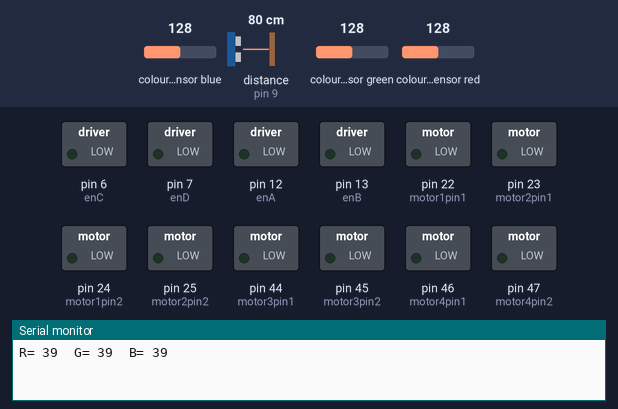
A sketch run on a simulated Arduino Mega 2560, built with avr-gcc and run on an emulated ATmega2560. Shown: switched loads named in the sketch (green lamp = pin HIGH), the last lines printed to the serial monitor. Wiring (inferred from the names in the program): ultrasonic range finder: trigger pin 10; echo pin 9; TCS3200 colour sensor: output pin 5; S2 pin 3; S3 pin 4; S1 pin 2. The inputs (shaded band) are chosen by the test bench; at power-on: distance to the obstacle (sensor on pin 9) 80 cm, colour sensor blue 128, colour sensor green 128, colour sensor red 128. The echo pulse lasts 58.3 µs per cm; pins used as bus, display or sensor lines are not drawn.

Above: at 0.1 s.
At 1.2 s:
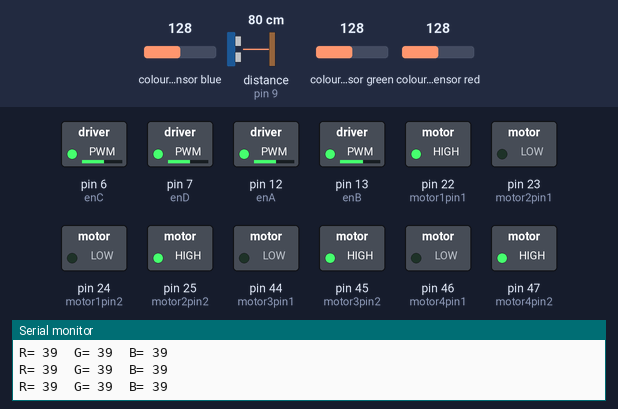
1.3 s: distance to the obstacle (sensor on pin 9) set to 17 cm
4.3 s: distance to the obstacle (sensor on pin 9) set to 13 cm
At 5.0 s:
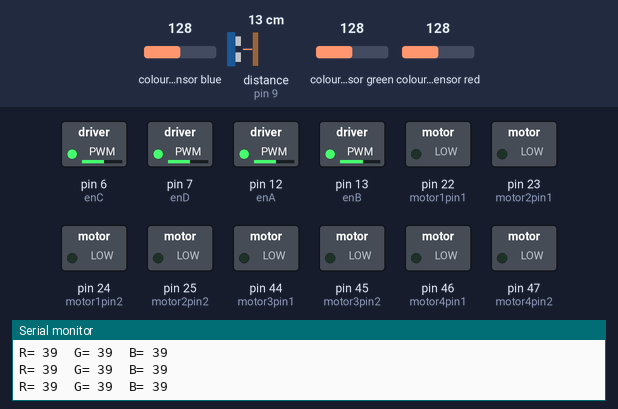
Timing chart, 0 to 7.3 s (numbered marks = the images above; inputs shaded):
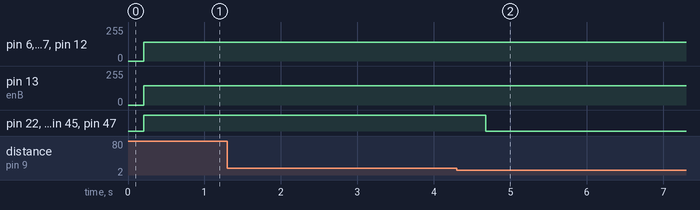

The sketch:

driver_motor.ino
```cpp
// Motors
int motor1pin1 = 22;
int motor1pin2 = 24;
int enA = 12;

int motor2pin1 = 23;
int motor2pin2 = 25;
int enB = 13;

int motor3pin1 = 44;
int motor3pin2 = 45;
int enC = 6;

int motor4pin1 = 46;
int motor4pin2 = 47;
int enD = 7;


// Ultra Sound
#define echoPin 9
#define trigPin 10
long duration; // variable for the duration of sound wave travel
int distance;


// Color Sensor
#define S0 1
#define S1 2
#define S2 3
#define S3 4
#define sensorOut 5
int frequencyRed = 0;
int frequencyGreen = 0;
int frequencyBlue = 0;

bool a = false;

// This function lets you control speed of the motors
void speedControl() {
  // Turn on motors
  int i = 140;
  int l = 140;
  analogWrite(enA, i);
  analogWrite(enB, 145);
  analogWrite(enC, i);
  analogWrite(enD, i);

}
void speedControl2() {
  // Turn on motors
  int i = 140;
  int l = 140;
  analogWrite(enA, i);
  analogWrite(enB, 165);
  analogWrite(enC, i);
  analogWrite(enD, i);

}
void stopMovement(){
  digitalWrite(motor1pin1, LOW);
  digitalWrite(motor1pin2, LOW);
  digitalWrite(motor2pin2, LOW);
  digitalWrite(motor2pin1, LOW);
  digitalWrite(motor3pin1, LOW);
  digitalWrite(motor3pin2, LOW);
  digitalWrite(motor4pin2, LOW);
  digitalWrite(motor4pin1, LOW);
}

void driveLeft(){
  digitalWrite(motor1pin1, LOW);
  digitalWrite(motor1pin2, HIGH);
  digitalWrite(motor2pin2, HIGH);
  digitalWrite(motor2pin1, LOW);
  digitalWrite(motor3pin1, LOW);
  digitalWrite(motor3pin2, HIGH);
  digitalWrite(motor4pin2, LOW);
  digitalWrite(motor4pin1, HIGH);
  speedControl2();
}

void driveRight() {
  digitalWrite(motor1pin1, HIGH);
  digitalWrite(motor1pin2, LOW);
  digitalWrite(motor2pin2, LOW);
  digitalWrite(motor2pin1, HIGH);
  digitalWrite(motor3pin1, HIGH);
  digitalWrite(motor3pin2, LOW);
  digitalWrite(motor4pin2, HIGH);
  digitalWrite(motor4pin1, LOW);
  speedControl2();
}

void driveBackward(){
  digitalWrite(motor1pin1, LOW);
  digitalWrite(motor1pin2, HIGH);
  digitalWrite(motor2pin2, LOW);
  digitalWrite(motor2pin1, HIGH);
  digitalWrite(motor3pin1, HIGH);
  digitalWrite(motor3pin2, LOW);
  digitalWrite(motor4pin2, LOW);
  digitalWrite(motor4pin1, HIGH);
  speedControl();
}


void driveForward(){
  digitalWrite(motor1pin1, HIGH);
  digitalWrite(motor1pin2, LOW);
  digitalWrite(motor2pin2, HIGH);
  digitalWrite(motor2pin1, LOW);
  digitalWrite(motor3pin1, LOW);
  digitalWrite(motor3pin2, HIGH);
  digitalWrite(motor4pin2, HIGH);
  digitalWrite(motor4pin1, LOW);
  speedControl();
}


void setup() {
  // put your setup code here, to run once:
  pinMode(motor1pin1, OUTPUT);
  pinMode(motor1pin2, OUTPUT);
  pinMode(enA, OUTPUT);
  pinMode(motor2pin1, OUTPUT);
  pinMode(motor2pin2, OUTPUT);
  pinMode(enB, OUTPUT);
  pinMode(motor3pin1, OUTPUT);
  pinMode(motor3pin2, OUTPUT);
  pinMode(enC, OUTPUT);
  pinMode(motor4pin1, OUTPUT);
  pinMode(motor4pin2, OUTPUT);
  pinMode(enD, OUTPUT);

  // Ultra Sound
  pinMode(trigPin, OUTPUT); // Sets the trigPin as an OUTPUT
  pinMode(echoPin, INPUT); // Sets the echoPin as an INPUT
  Serial.begin(9600);

  // Color Sensor
  pinMode(S0, OUTPUT);
  pinMode(S1, OUTPUT);
  pinMode(S2, OUTPUT);
  pinMode(S3, OUTPUT);
  pinMode(sensorOut, INPUT);

  // Setting frequency-scaling to 20%
  digitalWrite(S0,HIGH);
  digitalWrite(S1,LOW);
}

int getColor(){
  // Setting red filtered photodiodes to be read
  digitalWrite(S2,LOW);
  digitalWrite(S3,LOW);
  // Reading the output frequency
  frequencyRed = pulseIn(sensorOut, LOW);
  // Printing the value on the serial monitor
  Serial.print("R= ");//printing name
  Serial.print(frequencyRed);//printing RED color frequency
  Serial.print("  ");
  delay(100);
  // Setting Green filtered photodiodes to be read
  digitalWrite(S2,HIGH);
  digitalWrite(S3,HIGH);
  // Reading the output frequency
  frequencyGreen = pulseIn(sensorOut, LOW);
  // Printing the value on the serial monitor
  Serial.print("G= ");//printing name
  Serial.print(frequencyGreen);//printing RED color frequency
  Serial.print("  ");
  delay(100);
  // Setting Blue filtered photodiodes to be read
  digitalWrite(S2,LOW);
  digitalWrite(S3,HIGH);
  // Reading the output frequency
  frequencyBlue = pulseIn(sensorOut, LOW);
  // Printing the value on the serial monitor
  Serial.print("B= ");//printing name
  Serial.print(frequencyBlue);//printing RED color frequency
  Serial.println("  ");


  // 0 = blue  1 = red   2 = green
  if(frequencyBlue < frequencyRed && frequencyBlue < frequencyGreen)
    return 0;
  else if(frequencyRed < frequencyBlue && frequencyRed < frequencyGreen)
    return 1;
  else
    return 2;

}
void loop() {

  // Clears the trigPin condition
  digitalWrite(trigPin, LOW);
  delayMicroseconds(2);
  // Sets the trigPin HIGH (ACTIVE) for 10 microseconds
  digitalWrite(trigPin, HIGH);
  delayMicroseconds(10);
  digitalWrite(trigPin, LOW);
  // Reads the echoPin, returns the sound wave travel time in microseconds

  duration = pulseIn(echoPin, HIGH);
  // Calculating the distance
  distance = duration * 0.034 / 2; // Speed of sound wave divided by 2 (go and back)
 // Displays the distance on the Serial Monitor
//  Serial.print("Distance: ");
//  Serial.print(distance);
//  Serial.println(" cm");


    int color = getColor();
    driveForward();
    if(distance < 15){
      stopMovement();
      delay(1000);
//      if(color == 0){
//        Serial.print("Blue");
//        driveForward();
//      }
      if(color == 1){
        Serial.print("Red");
        while(distance < 15)
           driveLeft();
      }
      else
        Serial.print("Green");
   }
//  driveForward();
//  delay(1000);
//  stopMovement();
//  delay(1000);
//
//  driveBackward();
//  delay(1000);
//  stopMovement();
//  delay(1000);
//
//  driveLeft();
//  delay(1000);
//  stopMovement();
//  delay(1000);
//
//  driveForward();
//  delay(1000);
//  stopMovement();
//  delay(1000);
//
//  driveBackward();
//  delay(1000);
//  stopMovement();
//  delay(1000);
//
//  driveRight();
//  delay(1000);
//  stopMovement();
//  delay(1000);
//  driveForward();
//  delay(2500);
//  stopMovement();
//  delay(1000);
//
//  driveBackward();
//  delay(2500);
//  stopMovement();
//  delay(1000);

}
```

Measured:
- the behaviour switches between 16 and 15 cm on distance to the obstacle (sensor on pin 9) (found by bisection; images 1 and 2)
- after the input at 4.3 s, pin 22 (motor1pin1), pin 25 (motor2pin2), pin 45 (motor3pin2), pin 47 (motor4pin2): HIGH → LOW after 0.38 s
